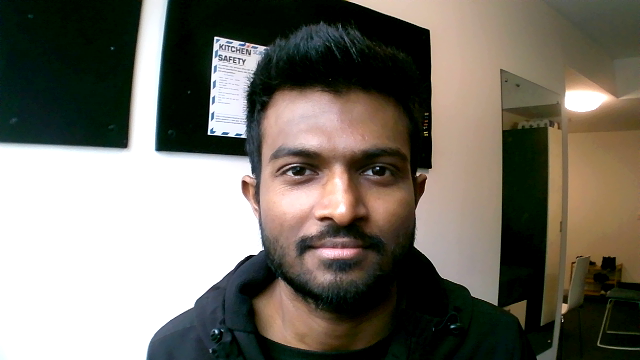
#> input picture A1869202_Revanth/Week5/FaceDetectionOnPi/test/test1.png, 640 x 360 px; its folder holds only this picture in this run
$ python FaceDetection.py --image ../test/test1.png
#> lines starting #> are read from the running program, lines starting #| are printed output that depends on the picture; after the words box and inside, x2 and y2 are one past the last pixel; in counts of white or black regions, pixels touching at a corner belong together
import cv2
import numpy as np
import argparse
import os

# Command-line argument parser
ap = argparse.ArgumentParser()
ap.add_argument("-i", "--image", required=True, help="path to input image")
args = vars(ap.parse_args())

font = cv2.FONT_HERSHEY_SIMPLEX

cascPath1 = "haarcascade_frontalface_default.xml"
cascPath2 = "haarcascade_frontalface_alt_tree.xml"
cascPath3 = "haarcascade_frontalface_alt.xml"
cascPath4 = "haarcascade_frontalface_alt2.xml"

faceCascade_1 = cv2.CascadeClassifier(cascPath1)
faceCascade_2 = cv2.CascadeClassifier(cascPath2)
faceCascade_3 = cv2.CascadeClassifier(cascPath3)
faceCascade_4 = cv2.CascadeClassifier(cascPath4)

cascades = [faceCascade_1, faceCascade_2, faceCascade_3, faceCascade_4]

# Define colors for each model
colors = [(0, 0, 255), (0, 255, 0), (255, 0, 0), (0, 255, 255)]

def detect_and_draw_faces(image_path):
#> called with image_path = '../test/../test/test1.png'
    image = cv2.imread(image_path, 1)  # Load in color
#> image is the input picture: shape (360, 640, 3); mean B, G, R 102.9, 112.9, 117.5
    height, width, _ = image.shape
#> height = 360; width = 640

    for idx, faceCascade in enumerate(cascades, 1):
        faces = faceCascade.detectMultiScale(
            image,
            scaleFactor=1.1,
            minNeighbors=5,
            flags=cv2.CASCADE_SCALE_IMAGE
        )
        for (x, y, w, h) in faces:
            cv2.rectangle(image, (x, y), (x+w, y+h), colors[idx-1], 3)
#> this loop made 4 passes
#> faces on passes 1 to 4: [[234, 88, 215, 215]], [[243, 94, 193, 193]], [[238, 91, 205, 205]], [[239, 91, 203, 203]]
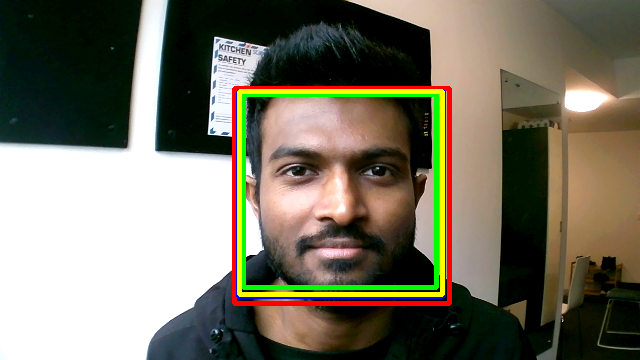
#> image: shape (360, 640, 3); 5.13% of pixels changed, all inside (x1, y1, x2, y2) = (232, 86, 452, 306)

    # Add legend at top right corner
    legend_x = width - 200
#> legend_x = 440
    for i, color in enumerate(colors, 1):
        cv2.putText(image, f"Model {i}", (legend_x, 35 * i), font, 0.7, color, 2)
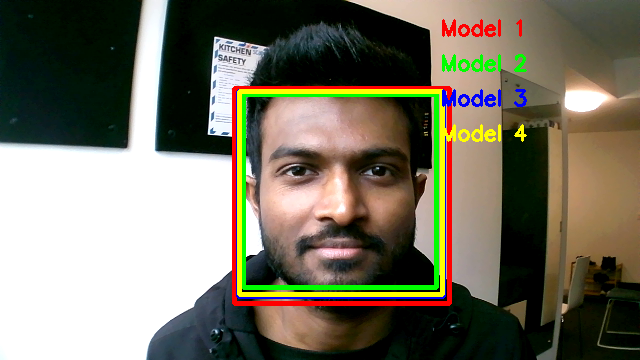
#> image: shape (360, 640, 3); 1.05% of pixels changed, all inside (x1, y1, x2, y2) = (442, 19, 527, 142)

    return image

# Path to the test image
image_path = "../test/" + args["image"]
result_image = detect_and_draw_faces(image_path)

# Check if the "outputs" directory exists; if not, create it
output_directory = "outputs"
if not os.path.exists(output_directory):
    os.makedirs(output_directory)

# Extract the filename from the image path and save to "outputs" directory
filename = os.path.basename(args["image"])
output_path = os.path.join(output_directory, filename)
cv2.imwrite(output_path, result_image)

# Display the result image
cv2.imshow('Faces Detected', result_image)
cv2.waitKey(0)
cv2.destroyAllWindows()

$ run again, on A1869202_Revanth/Week5/FaceDetectionOnPi/test/test2.png
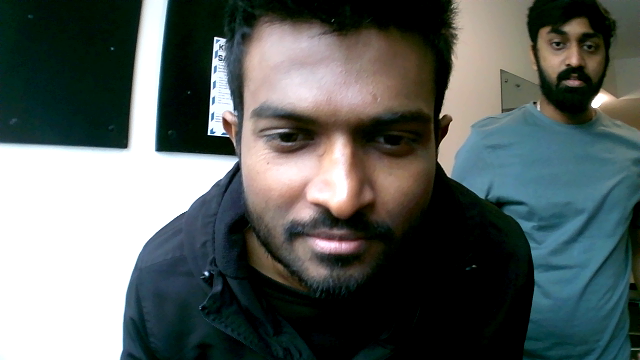
#> input picture A1869202_Revanth/Week5/FaceDetectionOnPi/test/test2.png, 640 x 360 px
#> in detect_and_draw_faces, image is the input picture: shape (360, 640, 3); mean B, G, R 95.6, 97.8, 90.3
#> the loop in detect_and_draw_faces, `for idx, faceCascade in enumerate(cascades, 1):` made 4 passes
#> faces on passes 1 to 4: [[529, 10, 87, 87], [212, 40, 259, 259]], [[211, 38, 258, 258]], [[532, 12, 85, 85], [213, 41, 251, 251]], [[533, 14, 82, 82], [212, 42, 252, 252]]
#> after the loop in detect_and_draw_faces, `for idx, faceCascade in enumerate(cascades, 1):`:
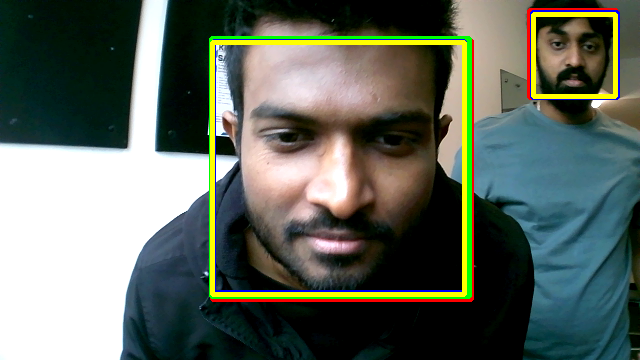
#> image: shape (360, 640, 3); 5.56% of pixels changed, all inside (x1, y1, x2, y2) = (209, 8, 620, 302)
#> after the loop in detect_and_draw_faces, `for i, color in enumerate(colors, 1):`:
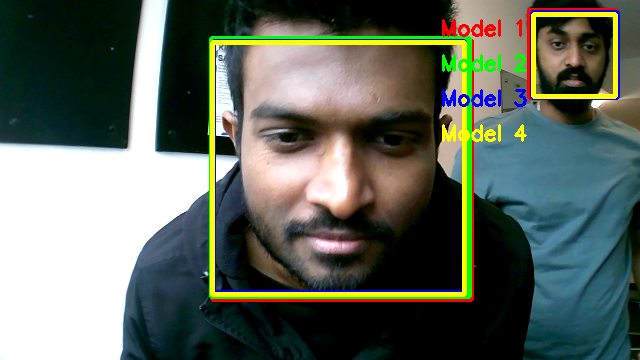
#> image: shape (360, 640, 3); 1.05% of pixels changed, all inside (x1, y1, x2, y2) = (442, 19, 527, 142)
